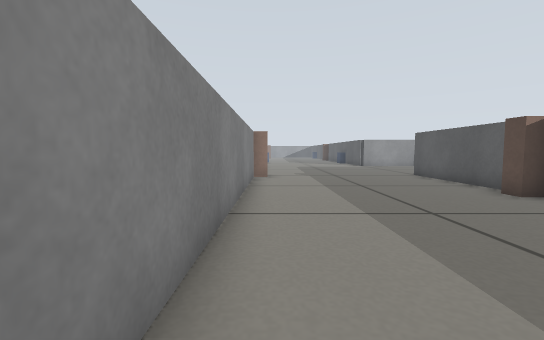
[1] (above)

16 first-person views from a walk through a robot-simulator world made for Gazebo. The camera is 0.29 m above the floor, tilts 4° down and sees 90° across. The floor is counted in squares, 0.25 m on a side. Each view is taken from the middle of a square. On the plan, view 1 faces up. The plan holds only what a view shows up to about 12 squares ahead; the rest is blank. The place goes on beyond the plan.

[2]
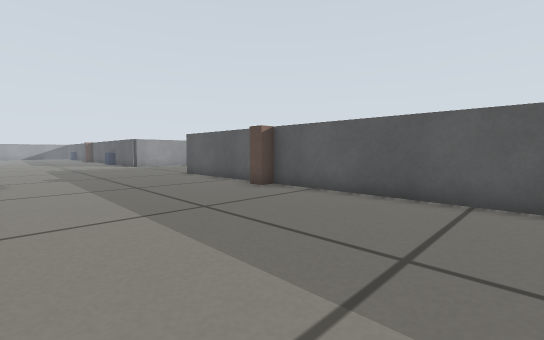

[3]
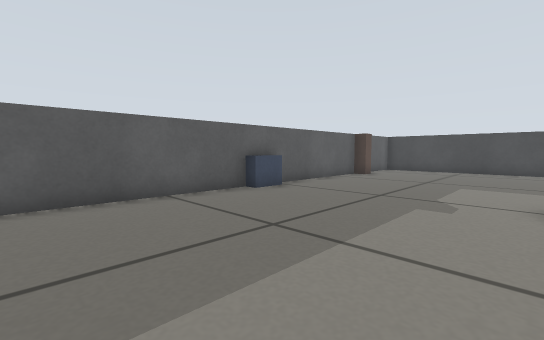

[4]
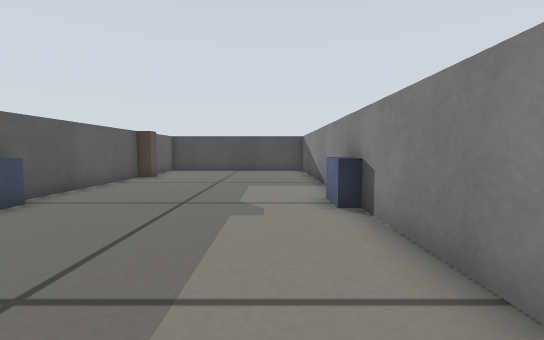

[5]
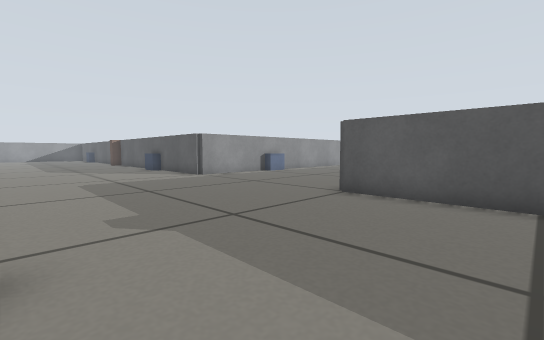

[6]
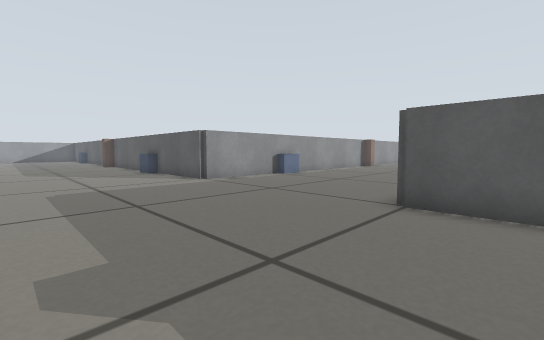

[7]
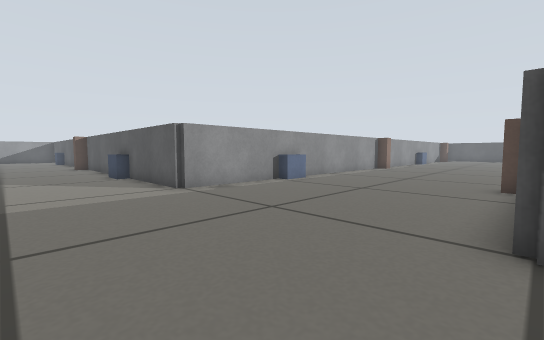

[8]
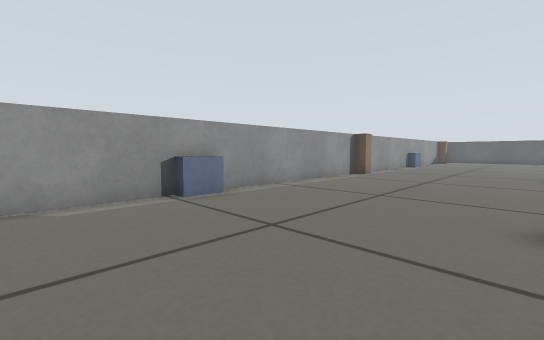

[9]
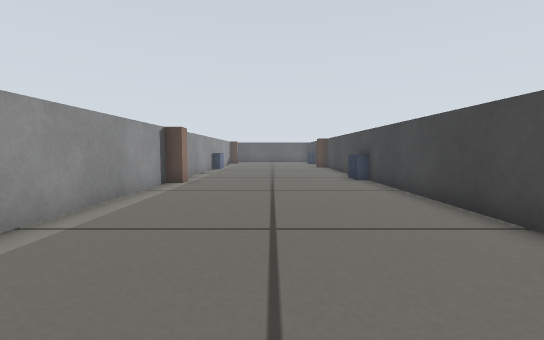

[10]
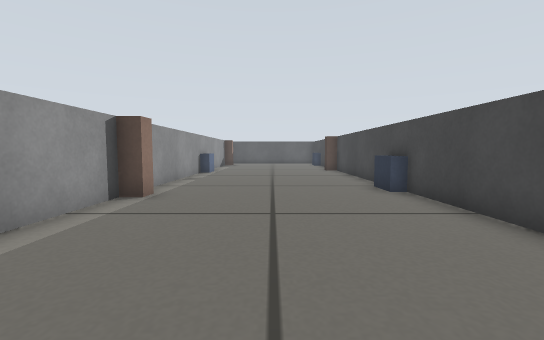

[11]
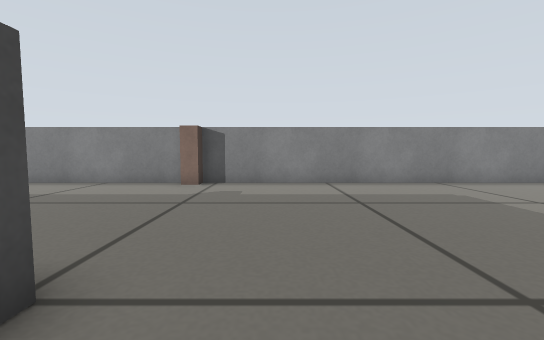

[12]
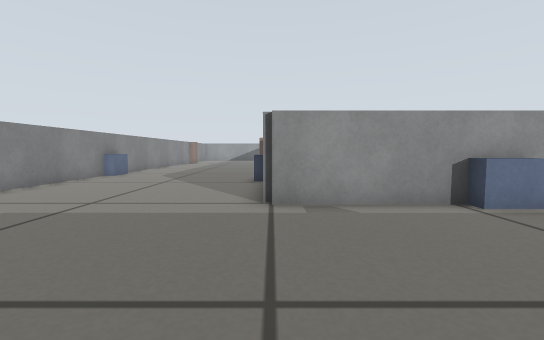

[13]
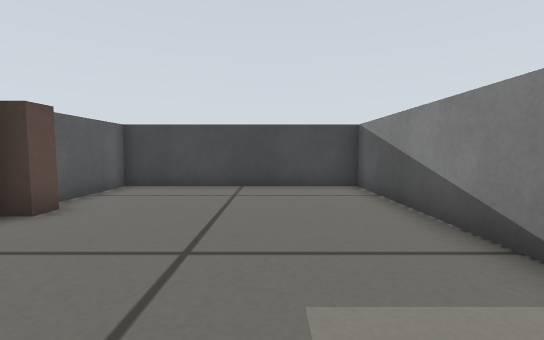

[14]
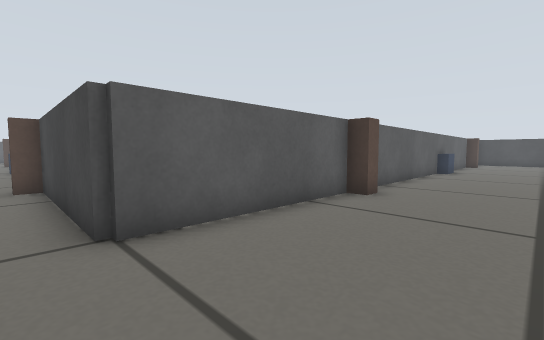

[15]
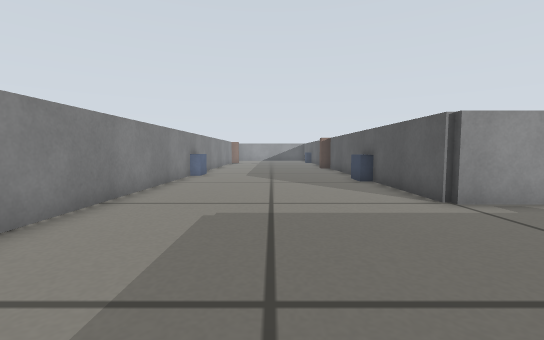

[16]
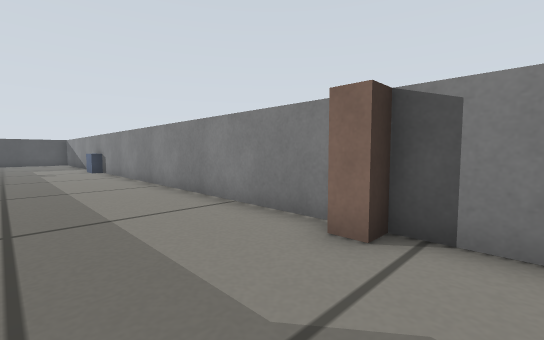

### Floor plan
Points are (right, up) in squares from view 1. A wall is a line through its corners. A room is listed if a view was taken in it or the views show most of it. See-through windows are left out.
Room 1 (views 1, 2, 3, 4, 5, 6, 7, 8, 9, 10, 11, 12, 13, 14, 15, 16)
walls: (14.6, 13.2) (26.1, 13.2); (20.5, 20.8) (6.8, 20.8) (6.8, 27.1); (-0.8, 27.1) (-0.8, -12.8) (6.8, -12.8) (6.8, 13.2) (12.8, 13.2); (26, 20.8) (22.6, 20.8)
objects: blue box (-1, -3) to (0, -3); brown post (-1, 12) to (0, 12); brown post (6, -9); blue box (6, -2) to (7, -2); brown post (6, 7); blue box (6, 26) to (7, 26); blue box (12, 20) to (12, 21); brown post (13, 14); brown post (21, 20) to (21, 21); blue box (22, 13) to (22, 14)

Positions as (right, up) in squares from view 1, and headings:
1: (0, 0), facing up
2: (0, 0), facing up-right
3: (0, 4), facing down-right
4: (1, 3), facing down
5: (0, 9), facing up-right
6: (1, 11), facing up-right
7: (3, 13), facing up-right
8: (8, 14), facing up-right
9: (11, 17), facing right
10: (14, 17), facing right
11: (9, 15), facing left
12: (7, 15), facing up
13: (2, -4), facing down
14: (3, 14), facing down-right
15: (3, 15), facing up
16: (3, 14), facing down-left
